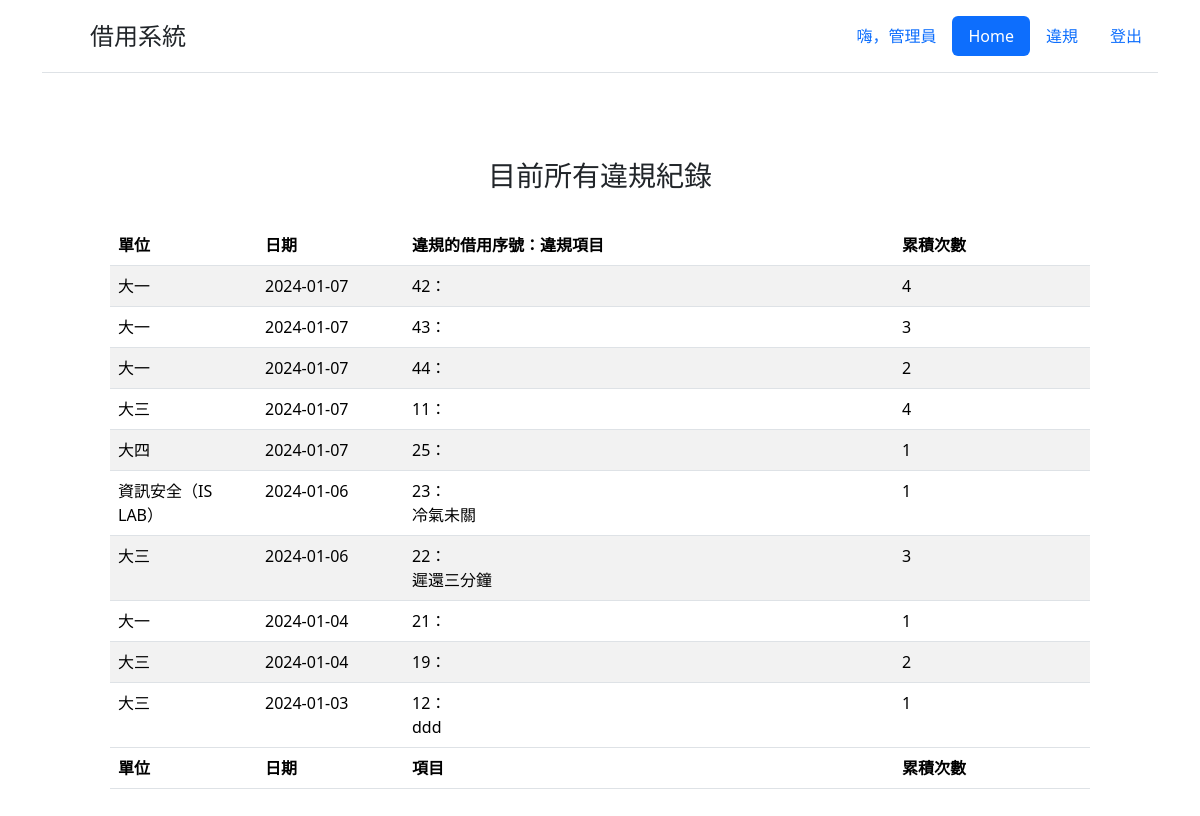
/view/other/bad.php (signed in), run on the app's committed database.
### tables this page shows
CREATE TABLE `violation_mng` (
  `d_id` int(5) UNSIGNED NOT NULL,
  `c_rsv_id` int(5) UNSIGNED NOT NULL,
  `detail` varchar(255) NOT NULL,
  `times` int(5) NOT NULL,
  `date` date NOT NULL
);

CREATE TABLE `department_mng` (
  `id` int(5) UNSIGNED NOT NULL,
  `name` varchar(255) NOT NULL,
  `act` tinyint(4) NOT NULL,
  `vio_time` int(11) NOT NULL
);

CREATE TABLE `classroom_rsv` (
  `id` int(20) UNSIGNED NOT NULL COMMENT '借用序號',
  `c_id` int(5) UNSIGNED NOT NULL COMMENT '借用教室',
  `d_id` int(5) UNSIGNED NOT NULL COMMENT '使用單位',
  `user_id` varchar(10) NOT NULL,
  `start_time` datetime NOT NULL COMMENT '借用開始時間',
  `end_time` datetime NOT NULL COMMENT '借用結束時間',
  `timestamp` datetime NOT NULL DEFAULT current_timestamp() COMMENT '登記送出時間',
  `object` text NOT NULL COMMENT '借用物品',
  `activity` text NOT NULL COMMENT '場地用途',
  `note` text NOT NULL COMMENT '備註',
  `review_state` int(11) NOT NULL COMMENT '審核狀態 0:未審核 / 1:通過 / 2:未完成 / -1:失敗 / -2:取消',
  `review_comment` text DEFAULT NULL COMMENT '審核回覆'
);

### model/Connection.php (called while the page is built, shortened)
<?php
class Connection
{
    private static $conn;
    static public function connect()
    {
        if (!empty(self::$conn)){
            return self::$conn;
        } else {
            try {
                $username = "root";
                $password = "";
                $host     = "localhost";
                $dbname   = "id21351669_ncyu_csie_reservation";
                self::$conn = new PDO("mysql:host=$host; dbname=$dbname", $username, $password, array(
                    PDO::ATTR_PERSISTENT => true
                ));
                return self::$conn;
            } catch (PDOException $error) {
                echo '連接錯誤' . $error->getMessage();
                return null;
            }
        }
    }
    static public function exe($response, $str)
    {
        try
        {
            if ($response->execute())
            {
            }
            else
            {
                echo $str . '失敗';
                echo "\nPDO::errorInfo():\n";
                print_r(self::$conn->errorInfo());
                print_r($response->errorInfo());
            }
        }
        catch (PDOException $e)
        {
            echo $str . '失敗';
        }
        self::$conn = null;
        return $response;
    }
}

### model/Classroom_rsv.php (called while the page is built, shortened)
<?php
    require_once('Connection.php');
    class Classroom_rsv
    {
        public static function finds_by_id($id){
            $conn = Connection::connect();
            $sql = "SELECT * FROM `classroom_rsv` WHERE `id`=?";
            $response = $conn->prepare($sql);
            $response->bindParam(1, $id);
            $response = Connection::exe($response, '尋找');
            $classroom = $response->fetch(PDO::FETCH_ASSOC);
            return $classroom;
        }
        public static function find_d($d_id)
        {
            $conn = Connection::connect();
            $sql = "SELECT `name` FROM `department_mng` WHERE `id`=? ";
            $response = $conn->prepare($sql);
            $response->bindParam(1, $d_id);
            $response = Connection::exe($response, '尋找');
            $d = $response->fetch(PDO::FETCH_ASSOC);
            return $d;
        }
    }
    ?>

### view/other/bad.php (the view, shortened to what this page needs)
<?php
require_once('../Header.php');
require_once('../../model/Classroom_rsv.php');
$header = Header::ddnav();
?>
<!DOCTYPE html>
<html>
<head>
    <link href="https://cdn.jsdelivr.net/npm/bootstrap@5.3.2/dist/css/bootstrap.min.css" rel="stylesheet"
>
    <link href="../../assets/table.css" rel="stylesheet">
</head>
<body>
    <?php echo $header; ?>
    <main>
        <br>
        <div class="mid">
            <h3>目前所有違規紀錄</h3>
        </div>
        <br>
        <div style="margin:0 50px; " class="mid">
            <table id="example" class="table table-striped" style="width:100%">
                <thead>
                    <tr>
                        <th style="width:15%">單位</th>
                        <th style="width:15%">日期</th>
                        <th>違規的借用序號：違規項目</th>
                        <th style="width:20%">累積次數</th>
                    </tr>
                </thead>
                <tbody>
                    <?php
                    $conn = Connection::connect();
                    $sql = "SELECT * FROM `violation_mng` ORDER BY `date` DESC";
                    $response = $conn->prepare($sql);
                    $response = Connection::exe($response, '尋找');
                    $v = $response->fetchall(PDO::FETCH_ASSOC);
                    foreach ($v as $sv) {
                        $dn = Classroom_rsv::find_d($sv['d_id']);
                        $rc = Classroom_rsv::finds_by_id($sv['c_rsv_id']);
                        echo '<tr>
                <td>' . $dn['name'] . '</td>
                <td>' . $sv['date'] . '</td>
                <td>' . $sv['c_rsv_id'] . '：<br>' . $rc['review_comment'] . '</td>
                <td>' . $sv['times'] . '</td>
            </tr>';
                    } ?>
                </tbody>
                <tfoot>
                    <tr>
                        <th>單位</th>
                        <th>日期</th>
                        <th>項目</th>
                        <th>累積次數</th>
                    </tr>
                </tfoot>
            </table>
        </div>
    </main>
</body>
</html>

### assets/table.css (style rules this page uses)
main { max-width: 1320; margin: 50px auto; padding: 1% 5%; margin-bottom: 1.5rem!important; }
.mid { display: flex; justify-content: center; flex-wrap: wrap; }

### data on the page
violation_mng: d.name "大一", date "2024-01-07", c_rsv_id "42", times "4"
violation_mng: d.name "大一", date "2024-01-07", c_rsv_id "43", times "3"
violation_mng: d.name "大一", date "2024-01-07", c_rsv_id "44", times "2"
violation_mng: d.name "大三", date "2024-01-07", c_rsv_id "11", times "4"
violation_mng: d.name "大四", date "2024-01-07", c_rsv_id "25", times "1"
violation_mng: d.name "資訊安全（IS LAB）", date "2024-01-06", c_rsv_id "23", c_rsv_id.review_comment "冷氣未關", times "1"
violation_mng: d.name "大三", date "2024-01-06", c_rsv_id "22", c_rsv_id.review_comment "遲還三分鐘", times "3"
violation_mng: d.name "大一", date "2024-01-04", c_rsv_id "21", times "1"
violation_mng: d.name "大三", date "2024-01-04", c_rsv_id "19", times "2"
violation_mng: d.name "大三", date "2024-01-03", c_rsv_id "12", c_rsv_id.review_comment "ddd", times "1"

### other printed values
$_SESSION['name'] "管理員"
